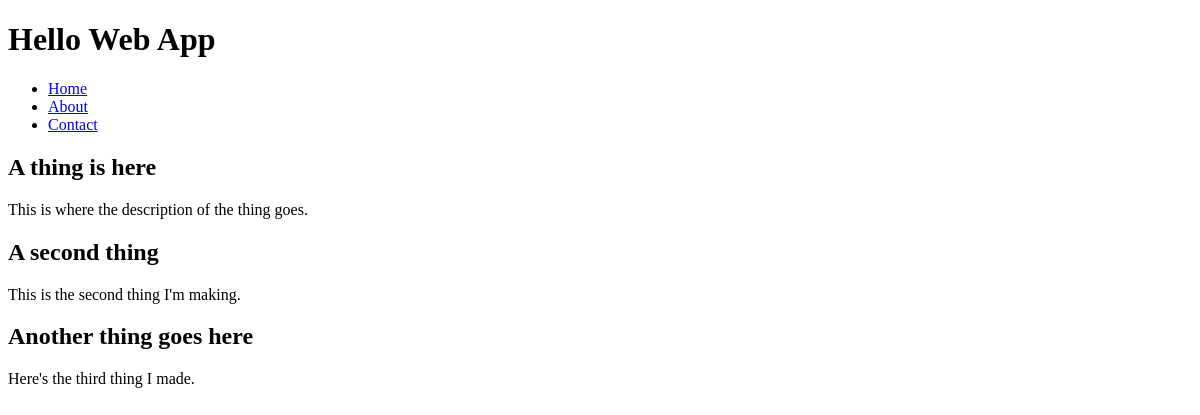
Before: / with the older database file.
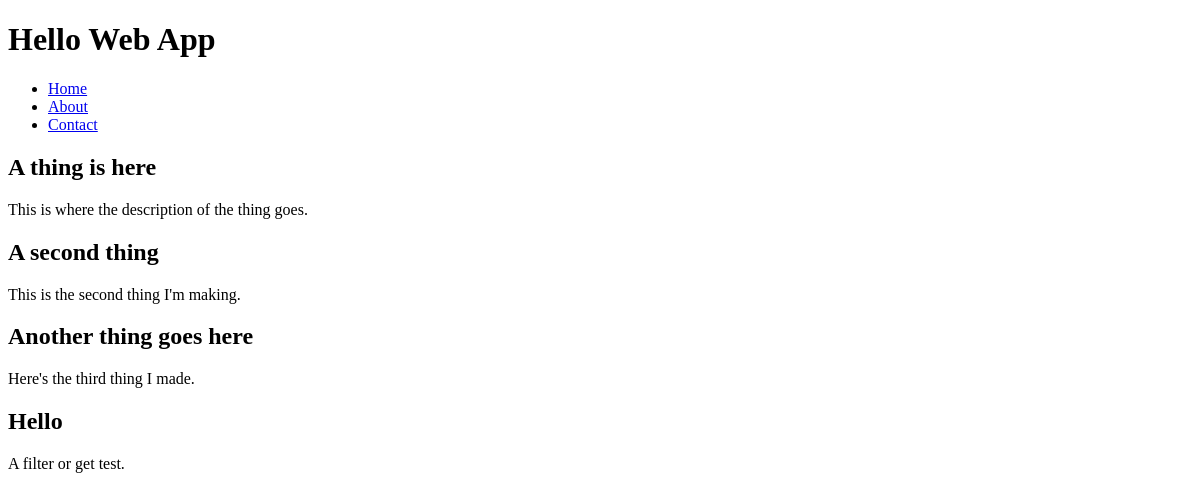
After: the same page with the newer database file.
### collection/models.py (models this page shows)
class Thing(models.Model):
	name = models.CharField(max_length=255)
	description = models.TextField()
	slug = models.SlugField(unique=True)

### collection/views.py (the view)
# urls.py: url(r'^$', 'collection.views.index', name='home'),
def index(request):
	things = Thing.objects.all()
	return render(request, 'index.html', {
		'things': things,
		})

### collection/templates/index.html (shortened to what this page needs)
{% extends 'layouts/base.html' %}
{% load humanize %}
{% block content %}
	{% for thing in things %}
	<h2>{{ thing.name }}</h2>
	<p>{{ thing.description }}</p>
	{% endfor %}
{% endblock content %}

Changed rows visible on the page:
added Thing: name "Hello", description "A filter or get test."
